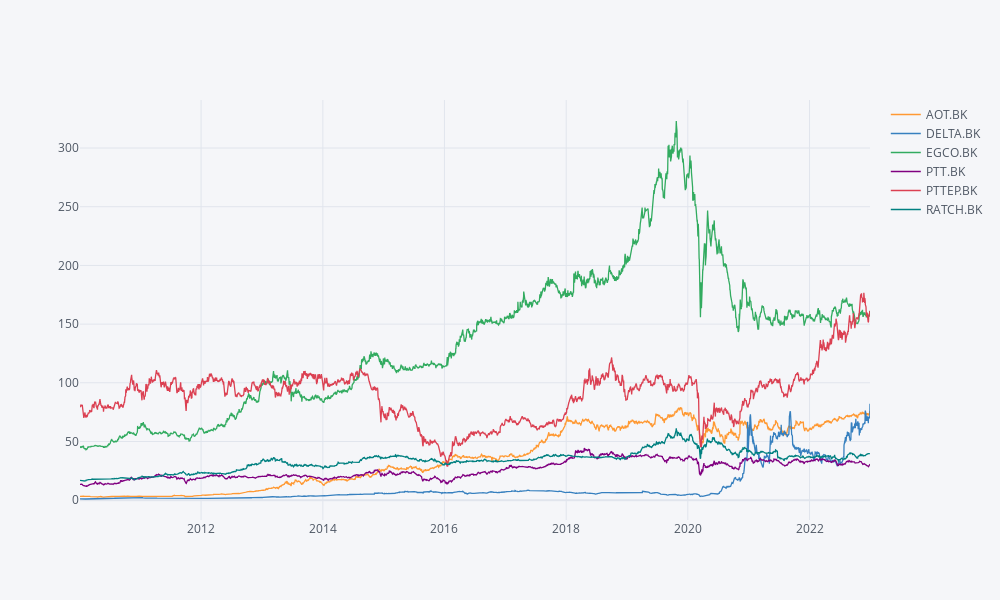

Notebook cell for this chart:
### Code cell
df2.iplot(kind='line')

### Figure 1 — Plotly figure (JSON) as saved in the notebook; plotly's stock layout.template omitted (floating-point values rounded to 4 significant figures; data arrays with more than 128 entries replaced by an {"elided": "..."} marker saying what was removed)
{"data": [{"line": {"color": "rgba(255, 153, 51, 1.0)", "dash": "solid", "shape": "linear", "width": 1.3}, "mode": "lines", "name": "AOT.BK", "text": "", "type": "scatter", "x": {"elided": "3167 str values"}, "y": {"elided": "3167 float values"}}, {"line": {"color": "rgba(55, 128, 191, 1.0)", "dash": "solid", "shape": "linear", "width": 1.3}, "mode": "lines", "name": "DELTA.BK", "text": "", "type": "scatter", "x": {"elided": "3167 str values"}, "y": {"elided": "3167 float values"}}, {"line": {"color": "rgba(50, 171, 96, 1.0)", "dash": "solid", "shape": "linear", "width": 1.3}, "mode": "lines", "name": "EGCO.BK", "text": "", "type": "scatter", "x": {"elided": "3167 str values"}, "y": {"elided": "3167 float values"}}, {"line": {"color": "rgba(128, 0, 128, 1.0)", "dash": "solid", "shape": "linear", "width": 1.3}, "mode": "lines", "name": "PTT.BK", "text": "", "type": "scatter", "x": {"elided": "3167 str values"}, "y": {"elided": "3167 float values"}}, {"line": {"color": "rgba(219, 64, 82, 1.0)", "dash": "solid", "shape": "linear", "width": 1.3}, "mode": "lines", "name": "PTTEP.BK", "text": "", "type": "scatter", "x": {"elided": "3167 str values"}, "y": {"elided": "3167 float values"}}, {"line": {"color": "rgba(0, 128, 128, 1.0)", "dash": "solid", "shape": "linear", "width": 1.3}, "mode": "lines", "name": "RATCH.BK", "text": "", "type": "scatter", "x": {"elided": "3167 str values"}, "y": {"elided": "3167 float values"}}], "layout": {"height": 600, "legend": {"bgcolor": "#F5F6F9", "font": {"color": "#4D5663"}}, "paper_bgcolor": "#F5F6F9", "plot_bgcolor": "#F5F6F9", "title": {"font": {"color": "#4D5663"}}, "width": 1000, "xaxis": {"gridcolor": "#E1E5ED", "showgrid": true, "tickfont": {"color": "#4D5663"}, "title": {"font": {"color": "#4D5663"}, "text": ""}, "zerolinecolor": "#E1E5ED"}, "yaxis": {"gridcolor": "#E1E5ED", "showgrid": true, "tickfont": {"color": "#4D5663"}, "title": {"font": {"color": "#4D5663"}, "text": ""}, "zerolinecolor": "#E1E5ED"}}}
